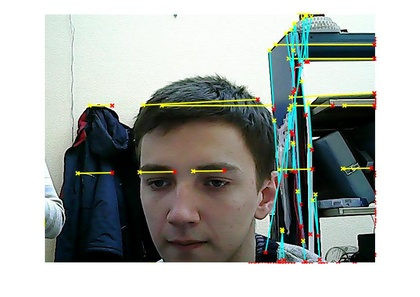
%> input picture festo_didactic/webcam_hough/untitled..jpg, 420 x 297 px, shrunk from 814 x 575 before the run
$ octave --eval "result = hough_nav(imread('untitled..jpg'));"   (GNU Octave 9; MATLAB toolbox functions it lacks are replaced by stand-ins)
%> lines starting %> are read from the running program, lines starting %| are printed output that depends on the picture; in (x1, y1, x2, y2) boxes, pixels count from 0 and x2, y2 are one past the last pixel; in counts of white or black regions, pixels touching at a corner belong together; the program's own positions count from 1
function [ res_x, res_y, xy, lines, theta ] = hough_nav( img )
gr = rgb2gray(img);
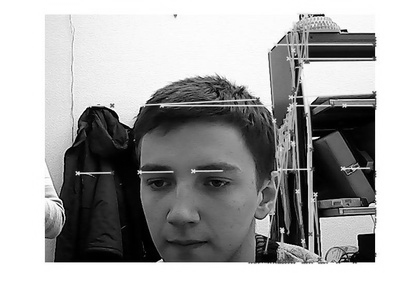
%> gr: size 297x420 uint8; min 0, max 255, mean 169.4
bw = edge(gr,'canny');
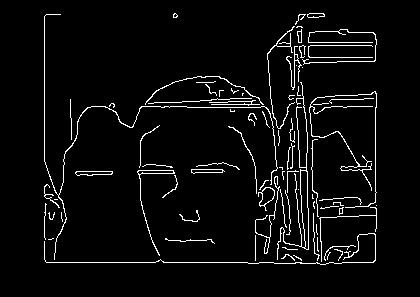
%> bw: size 297x420 logical; 4.5% white in thin lines or dots, all inside (x1, y1, x2, y2) = (44, 13, 377, 265)
[H,theta,rho] = hough(bw);
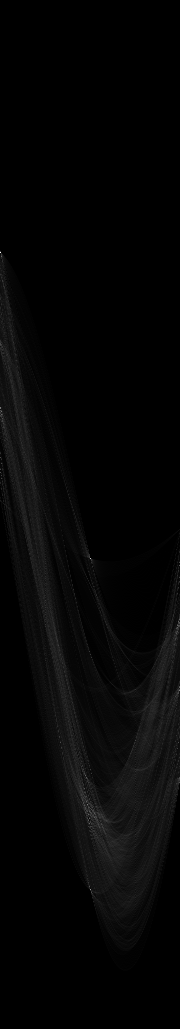
%> H: size 1029x180 double; min 0, max 256, mean 5.5; drawn with min black and max white
%> theta = 180 values from -90 to 89; rho = 1029 values from -514 to 514
P = houghpeaks(H,16,'threshold',ceil(0.3*max(H(:))));
%> P = 16 rows, first 12: [253 1; 559 91; 890 91; 805 88; 408 1; 691 180; 824 90; 776 86; 628 178; 818 95; 566 180; 806 85]
lines = houghlines(bw,theta,rho,P,'FillGap',22,'MinLength',40);
%> lines = 18 lines; longest, point1 to point2 (x, y): (47, 263) to (374, 263), (141, 108) to (347, 108), (376, 92) to (376, 261), (295, 61) to (303, 223), (288, 108) to (304, 264), (45, 17) to (45, 162)
size(lines);
Diag = [];
for k = 1:length(lines)
   xy = [lines(k).point1; lines(k).point2];
   if abs(lines(k).theta) > 15
       Diag = [Diag,k];
   end
end
%> this loop made 18 passes
%> (xy, Diag) on passes 1, 6, 7, 8, 9, 13, 18: ([47 263; 374 263], 1), ([71 108; 114 108], [1 6]), ([141 108; 347 108], [1 6 7]), ([273 172; 313 172], [1 6 7 8]), ([146 174; 195 174], [1 6 7 8 9]), ([317 46; 372 46], [1 6 7 8 9 13]), ([340 133; 376 195], [1 6 7 8 9 13 18])
%> xy on passes 2, 3, 4, 5, 10, 11: [45 17; 45 162], [45 187; 45 260], [376 92; 376 261], [295 61; 303 223], [310 14; 311 63], [312 103; 314 242]
Cross = [];
for ii = 1: length(Diag) - 1
    for jj = ii + 1: length(Diag)
        [cr_x, cr_y]  = linecross([lines(Diag(ii)).point1,lines(Diag(ii)).point2],...
                                 [lines(Diag(jj)).point1,lines(Diag(jj)).point2]);
        Cross = [Cross; cr_x cr_y];
    end
end
%> this loop made 6 passes
%> after the loop, Cross = 21 rows, first 12: [374 263; 374 263; 374 263; 374 263; 374 263; 415.5 263; 114 108; 114 108; 114 108; 114 108; 325.5 108; 347 108]
%%plot(round(sum(Cross(:,1)) / size(Cross,1)),round(sum(Cross(:,2))/ size(Cross,1)),'+r', 'MarkerSize',16);
res_x = round(sum(Cross(:,1)) / size(Cross,1));
%> res_x = 299
res_y = round(sum(Cross(:,2))/ size(Cross,1));
%> res_y = 165
%> `result = hough_nav(imread('untitled..jpg'));`: result = 299
end

$ run again, on festo_didactic/webcam_hough/untitled2.jpg
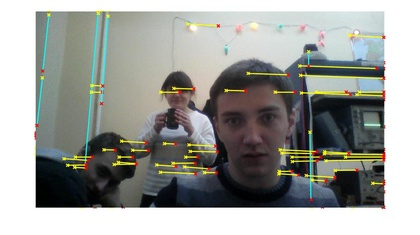
%> input picture festo_didactic/webcam_hough/untitled2.jpg, 420 x 235 px, shrunk from 1028 x 575 before the run
%> in hough_nav, `bw = edge(gr,'canny');`:
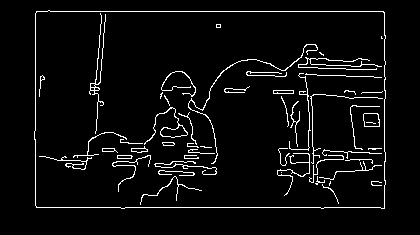
%> bw: size 235x420 logical; 4.8% white in thin lines or dots, all inside (x1, y1, x2, y2) = (34, 10, 386, 209)
%> in hough_nav, `[H,theta,rho] = hough(bw);`:
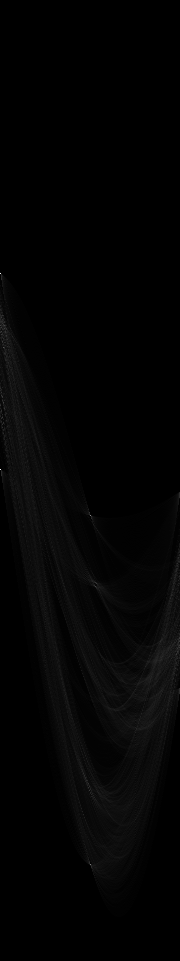
%> H: size 961x180 double; min 0, max 346, mean 4.9; drawn with min black and max white
%> theta = 180 values from -90 to 89; rho = 961 values from -480 to 480
%> P = [470 1; 274 1; 516 91; 865 91; 348 4]
%> lines = 6 lines; point1 to point2 (x, y): (37, 208) to (385, 208), (37, 12) to (384, 12), (385, 13) to (385, 209), (36, 14) to (36, 206), (280, 149) to (386, 154), (147, 142) to (216, 145)
%> the loop in hough_nav, `for k = 1:length(lines)` made 6 passes
%> (xy, Diag) on passes 1, 2, 5, 6: ([37 12; 384 12], 1), ([37 208; 385 208], [1 2]), ([147 142; 216 145], [1 2 5]), ([280 149; 386 154], [1 2 5 6])
%> the loop in hough_nav, `for ii = 1: length(Diag) - 1` made 3 passes
%> after the loop in hough_nav, `for ii = 1: length(Diag) - 1`: Cross = [384 12; -2843 12; -2624.4 12; 1665 208; 1530.8 208; -49.78 133.4]
%> res_x = -323
%> res_y = 98
%> result = -323
